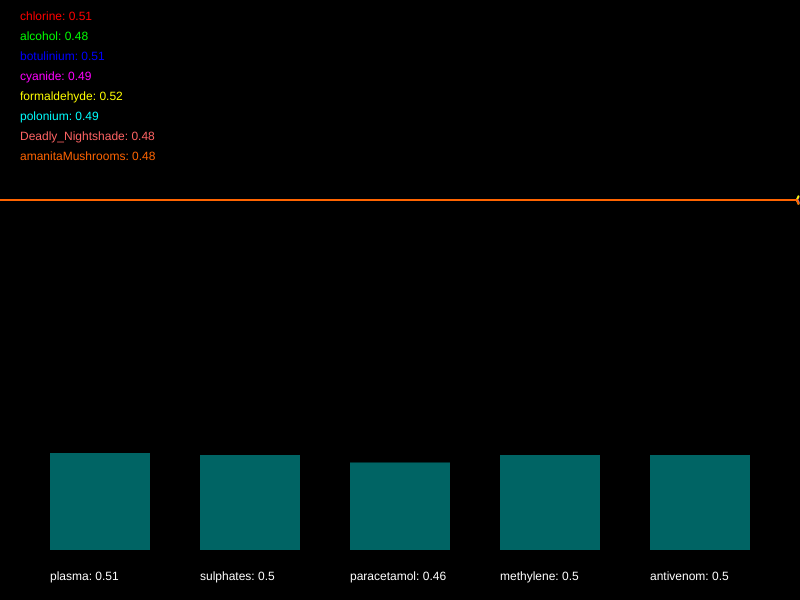
Frame 1 (no input)
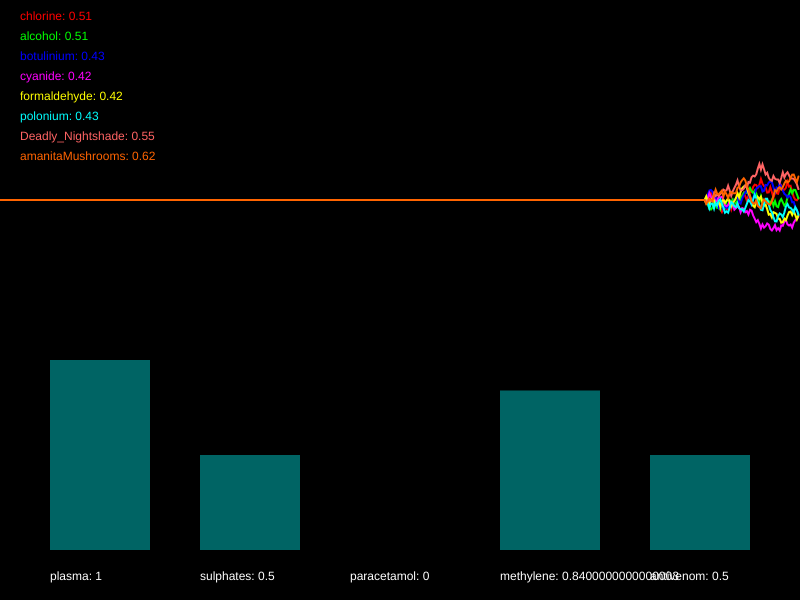
Frame 60 (no input)
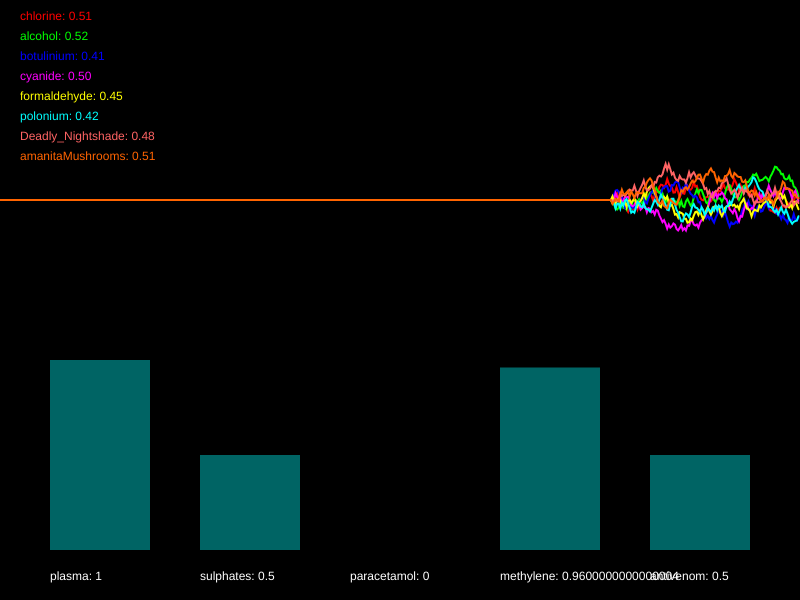
Frame 120 (the mouse pressed at the canvas centre since frame 60)

The p5.js sketch that drew these frames (run headless with seeded random() and noise() and a simulated clock; from frame 60 on, the mouse is pressed at the canvas centre):

// p5.js sketch
// ── sketch.js
/*

Officer: 7383430
CaseNum: 401-3-96703055-7383430

Case 401 - The Case of Norbert's Weiner Stand
Stage 4 - Mortal Cupcake

It seems that Norbert is getting desperate now. In what appears to be his final stand he has set up his own cupcake shop. The laced cupcakes look delicious but they are extremely dangerous. Just a brief whiff of one can induce a series of
deadly symptoms. This is Norbert’s most complex poison to date, so you’ll have to work hard to produce a viable antidote.

You must develop the antidote by using conditional statements in the draw loop to do the following.

	- If polonium goes above 0.65 or botulinium goes above 0.49, whilst at the same time, formaldehyde dips below 0.35 and Deadly_Nightshade goes above 0.64, reduce plasma by 0.04
	- When either chlorine dips below 0.53, amanitaMushrooms goes above 0.38, or perhaps cyanide dips below 0.45, raise plasma by 0.01
	- When polonium goes above 0.55 or amanitaMushrooms goes above 0.69, whilst at the same time, chlorine dips below 0.42 and botulinium goes above 0.75, reduce sulphates by 0.04
	- If alcohol dips below 0.35, cyanide goes above 0.38, and also formaldehyde goes above 0.33, raise sulphates by 0.03
	- When amanitaMushrooms goes above 0.34 and botulinium goes above 0.54, or on the other hand, Deadly_Nightshade dips below 0.29 or chlorine dips below 0.69, try decreasing paracetamol by 0.05
	- When either alcohol goes above 0.25, polonium dips below 0.37, cyanide goes above 0.68, or perhaps formaldehyde dips below 0.59, raise paracetamol by 0.01
	- If polonium dips below 0.31, whilst at the same time, cyanide goes above 0.4 or alcohol dips below 0.75, reduce methylene by 0.01
	- When formaldehyde dips below 0.44, whilst at the same time, chlorine goes above 0.32 or Deadly_Nightshade dips below 0.34, increment methylene by 0.02
	- When cyanide dips below 0.43 and formaldehyde goes above 0.74, whilst at the same time, chlorine goes above 0.61 or Deadly_Nightshade dips below 0.42, reduce antivenom by 0.02
	- If amanitaMushrooms dips below 0.6 or alcohol goes above 0.75, whilst at the same time, polonium goes above 0.33 and botulinium goes above 0.64, raise antivenom by 0.05


Your conditional statements should consider the following poisons:

	- chlorine
	- alcohol
	- botulinium
	- cyanide
	- formaldehyde
	- polonium
	- Deadly_Nightshade
	- amanitaMushrooms


Your conditional statements should modify the following antidotes:

	- plasma
	- sulphates
	- paracetamol
	- methylene
	- antivenom


- There are many ways to complete this task but you should only use the following commands:

	if(){}
	>
	<
	&&
	||
	+=
	-=

*/

//Declare the poison variables
var chlorine;
var alcohol;
var botulinium;
var cyanide;
var formaldehyde;
var polonium;
var Deadly_Nightshade;
var amanitaMushrooms;

//Declare the antidote variables
var plasma;
var sulphates;
var paracetamol;
var methylene;
var antivenom;

//This variable is used for drawing the graph
var graphs;

function setup() {
	createCanvas(800, 600);
	strokeWeight(2);

	//initialise the poisons and antidotes
	chlorine = 0.5;
	alcohol = 0.5;
	botulinium = 0.5;
	cyanide = 0.5;
	formaldehyde = 0.5;
	polonium = 0.5;
	Deadly_Nightshade = 0.5;
	amanitaMushrooms = 0.5;
	plasma = 0.5;
	sulphates = 0.5;
	paracetamol = 0.5;
	methylene = 0.5;
	antivenom = 0.5;

	//fills the graph with empty values
	graphs = [];

	for (var i = 0; i < 8; i++) {
		graphs.push([]);
		for (var j = 0; j < 512; j++) {
			graphs[i].push(0.5);
		}
	}
}

function draw() {
	//Develop the antidote below
	//Write conditional statements to change the amount of each substance ...
	// - If polonium goes above 0.65 or botulinium goes above 0.49, whilst at the same time, formaldehyde dips below 0.35 and Deadly_Nightshade goes above 0.64, reduce plasma by 0.04
	// - When either chlorine dips below 0.53, amanitaMushrooms goes above 0.38, or perhaps cyanide dips below 0.45, raise plasma by 0.01
	// - When polonium goes above 0.55 or amanitaMushrooms goes above 0.69, whilst at the same time, chlorine dips below 0.42 and botulinium goes above 0.75, reduce sulphates by 0.04
	// - If alcohol dips below 0.35, cyanide goes above 0.38, and also formaldehyde goes above 0.33, raise sulphates by 0.03
	// - When amanitaMushrooms goes above 0.34 and botulinium goes above 0.54, or on the other hand, Deadly_Nightshade dips below 0.29 or chlorine dips below 0.69, try decreasing paracetamol by 0.05
	// - When either alcohol goes above 0.25, polonium dips below 0.37, cyanide goes above 0.68, or perhaps formaldehyde dips below 0.59, raise paracetamol by 0.01
	// - If polonium dips below 0.31, whilst at the same time, cyanide goes above 0.4 or alcohol dips below 0.75, reduce methylene by 0.01
	// - When formaldehyde dips below 0.44, whilst at the same time, chlorine goes above 0.32 or Deadly_Nightshade dips below 0.34, increment methylene by 0.02
	// - When cyanide dips below 0.43 and formaldehyde goes above 0.74, whilst at the same time, chlorine goes above 0.61 or Deadly_Nightshade dips below 0.42, reduce antivenom by 0.02
	// - If amanitaMushrooms dips below 0.6 or alcohol goes above 0.75, whilst at the same time, polonium goes above 0.33 and botulinium goes above 0.64, raise antivenom by 0.05

	if ((polonium > 0.65 || botulinium > 0.49) && (formaldehyde < 0.35 && Deadly_Nightshade > 0.64)) {
		plasma -= 0.04;
	}
	if (chlorine < 0.53 || amanitaMushrooms > 0.38 || cyanide < 0.45) {
		plasma += 0.01;
	}
	if ((polonium > 0.55 || amanitaMushrooms > 0.69) && (chlorine < 0.42 && botulinium > 0.75)) {
		sulphates -= 0.04;
	}
	if (alcohol < 0.35 && cyanide > 0.38 && formaldehyde > 0.33) {
		sulphates += 0.03;
	}
	if ((amanitaMushrooms > 0.34 && botulinium > 0.54) || (Deadly_Nightshade < 0.29 || chlorine < 0.69)) {
		paracetamol -= 0.05;
	}
	if (alcohol > 0.25 || polonium < 0.37 || cyanide > 0.68 || formaldehyde < 0.59) {
		paracetamol += 0.01
	}
	if (polonium < 0.31 && (cyanide > 0.4 || alcohol < 0.75)) {
		methylene -= 0.01
	}
	if (formaldehyde < 0.44 && (chlorine > 0.32 || Deadly_Nightshade < 0.34)) {
		methylene += 0.02
	}
	if ((cyanide < 0.43 && formaldehyde > 0.74) && (chlorine > 0.61 || Deadly_Nightshade < 0.42)) {
		antivenom -= 0.02
	}
	if ((amanitaMushrooms < 0.6 || alcohol > 0.75) && (polonium > 0.33 && botulinium > 0.64)) {
		antivenom += 0.05
	}

	//////////////////////////////////////////////////////

	//the code below generates new values using random numbers

	/*
		  For testing, you might want to temporarily comment out
		  these lines and set the same variables to constant values
		  instead.
	  */

	chlorine = nextValue(graphs[0], chlorine);
	alcohol = nextValue(graphs[1], alcohol);
	botulinium = nextValue(graphs[2], botulinium);
	cyanide = nextValue(graphs[3], cyanide);
	formaldehyde = nextValue(graphs[4], formaldehyde);
	polonium = nextValue(graphs[5], polonium);
	Deadly_Nightshade = nextValue(graphs[6], Deadly_Nightshade);
	amanitaMushrooms = nextValue(graphs[7], amanitaMushrooms);

	plasma = constrain(plasma, 0, 1);
	sulphates = constrain(sulphates, 0, 1);
	paracetamol = constrain(paracetamol, 0, 1);
	methylene = constrain(methylene, 0, 1);
	antivenom = constrain(antivenom, 0, 1);

	///////// DO NOT CHANGE THE CODE BELOW ///////////

	//drawing code

	// set background
	background(0);
	noFill();

	//draw the graphs for the vitals

	var colors = [
		color(255, 0, 0),
		color(0, 255, 0),
		color(0, 0, 255),
		color(255, 0, 255),
		color(255, 255, 0),
		color(0, 255, 255),
		color(255, 100, 100),
		color(255, 100, 0),
	];

	for (var i = 0; i < graphs.length; i++) {
		stroke(colors[i]);
		drawGraph(graphs[i]);
	}

	//draw the poisons as text
	noStroke();
	fill(colors[0]);
	text("chlorine: " + nf(chlorine, 1, 2), 20, 20);
	fill(colors[1]);
	text("alcohol: " + nf(alcohol, 1, 2), 20, 40);
	fill(colors[2]);
	text("botulinium: " + nf(botulinium, 1, 2), 20, 60);
	fill(colors[3]);
	text("cyanide: " + nf(cyanide, 1, 2), 20, 80);
	fill(colors[4]);
	text("formaldehyde: " + nf(formaldehyde, 1, 2), 20, 100);
	fill(colors[5]);
	text("polonium: " + nf(polonium, 1, 2), 20, 120);
	fill(colors[6]);
	text("Deadly_Nightshade: " + nf(Deadly_Nightshade, 1, 2), 20, 140);
	fill(colors[7]);
	text("amanitaMushrooms: " + nf(amanitaMushrooms, 1, 2), 20, 160);

	//draw the antidotes bar chart
	drawBar(plasma, 50, "plasma");
	drawBar(sulphates, 200, "sulphates");
	drawBar(paracetamol, 350, "paracetamol");
	drawBar(methylene, 500, "methylene");
	drawBar(antivenom, 650, "antivenom");
}

function nextValue(graph, val) {
	//gets the next value for a vital and puts it in an array for drawing
	var delta = random(-0.03, 0.03);

	val += delta;
	if (val > 1 || val < 0) {
		delta *= -1;
		val += delta * 2;
	}

	graph.push(val);
	graph.shift();
	return val;
}

function drawGraph(graph) {
	//draws an array as a graph
	beginShape();
	for (var i = 0; i < graph.length; i++) {
		vertex((width * i) / 512, height * 0.5 - (graph[i] * height) / 3);
	}
	endShape();
}

function drawBar(val, x, name) {
	//draws the bars for bar chart
	noStroke();
	fill(0, 100, 100);
	var mh = height * 0.4 - 50;
	rect(x, height - 50 - val * mh, 100, val * mh);
	fill(255);
	text(name + ": " + val, x, height - 20);
}
